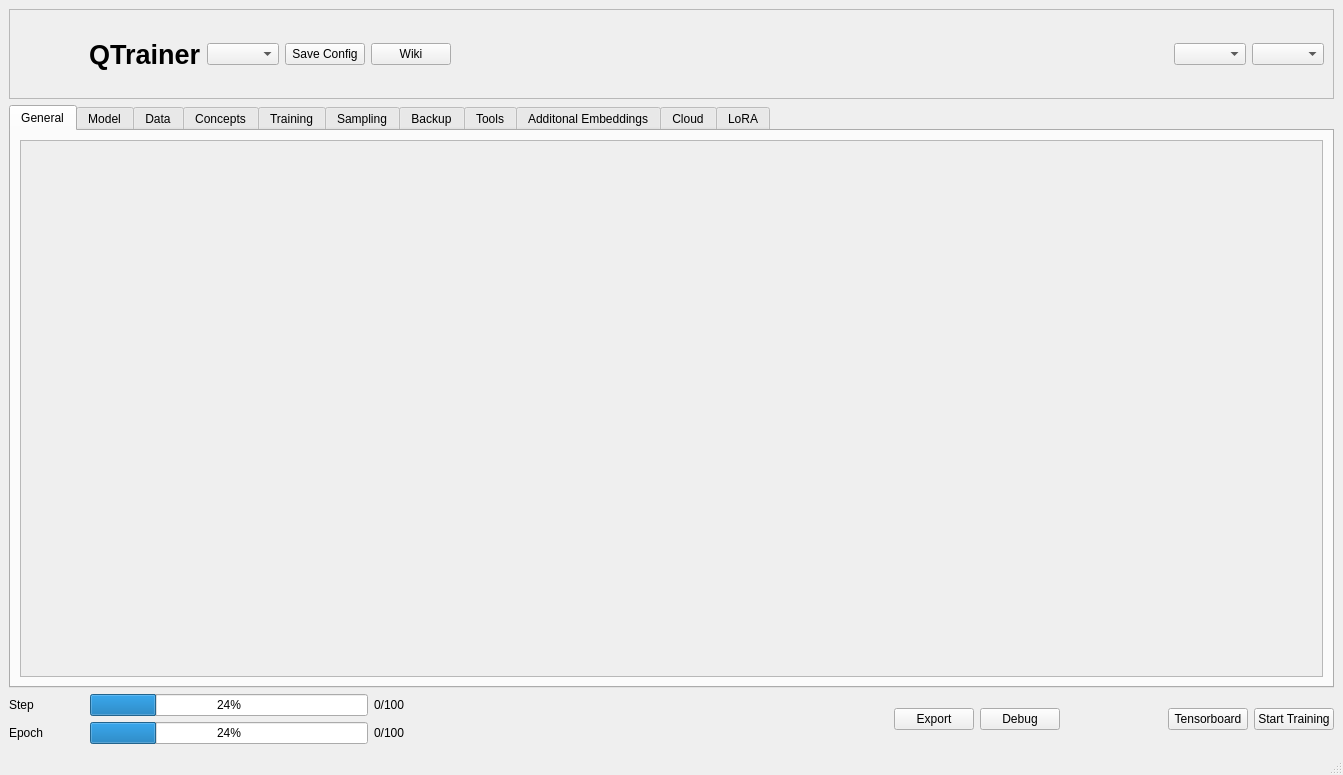
<?xml version="1.0" encoding="UTF-8"?>
<ui version="4.0">
 <class>MainWindow</class>
 <widget class="QMainWindow" name="MainWindow">
  <property name="geometry">
   <rect>
    <x>0</x>
    <y>0</y>
    <width>1343</width>
    <height>775</height>
   </rect>
  </property>
  <property name="windowTitle">
   <string>MainWindow</string>
  </property>
  <widget class="QWidget" name="centralwidget">
   <layout class="QVBoxLayout" name="verticalLayout_2">
    <item>
     <widget class="QFrame" name="TopFrame">
      <property name="frameShape">
       <enum>QFrame::Shape::StyledPanel</enum>
      </property>
      <property name="frameShadow">
       <enum>QFrame::Shadow::Raised</enum>
      </property>
      <layout class="QHBoxLayout" name="horizontalLayout_11">
       <item>
        <layout class="QHBoxLayout" name="horizontalLayout_2">
         <item>
          <layout class="QHBoxLayout" name="horizontalLayout_3">
           <item>
            <widget class="QLabel" name="label">
             <property name="minimumSize">
              <size>
               <width>64</width>
               <height>70</height>
              </size>
             </property>
             <property name="maximumSize">
              <size>
               <width>48</width>
               <height>55</height>
              </size>
             </property>
             <property name="text">
              <string/>
             </property>
             <property name="pixmap">
              <pixmap>../../media/Qtrainer_logo.png</pixmap>
             </property>
             <property name="scaledContents">
              <bool>true</bool>
             </property>
            </widget>
           </item>
           <item>
            <widget class="QLabel" name="QTrainerLabel">
             <property name="minimumSize">
              <size>
               <width>75</width>
               <height>0</height>
              </size>
             </property>
             <property name="maximumSize">
              <size>
               <width>150</width>
               <height>32</height>
              </size>
             </property>
             <property name="font">
              <font>
               <pointsize>20</pointsize>
               <bold>true</bold>
              </font>
             </property>
             <property name="text">
              <string>QTrainer</string>
             </property>
            </widget>
           </item>
          </layout>
         </item>
         <item>
          <widget class="QComboBox" name="ConfigsCombo"/>
         </item>
         <item>
          <widget class="QPushButton" name="SaveConfigButton">
           <property name="text">
            <string>Save Config</string>
           </property>
          </widget>
         </item>
         <item>
          <widget class="QPushButton" name="WikiButton">
           <property name="minimumSize">
            <size>
             <width>48</width>
             <height>0</height>
            </size>
           </property>
           <property name="text">
            <string>Wiki</string>
           </property>
          </widget>
         </item>
         <item>
          <spacer name="horizontalSpacer">
           <property name="orientation">
            <enum>Qt::Orientation::Horizontal</enum>
           </property>
           <property name="sizeHint" stdset="0">
            <size>
             <width>40</width>
             <height>20</height>
            </size>
           </property>
          </spacer>
         </item>
         <item>
          <widget class="QComboBox" name="ModelsCombo"/>
         </item>
         <item>
          <widget class="QComboBox" name="TrainingCombo"/>
         </item>
        </layout>
       </item>
      </layout>
     </widget>
    </item>
    <item>
     <widget class="QTabWidget" name="tabWidget">
      <property name="currentIndex">
       <number>0</number>
      </property>
      <widget class="QWidget" name="General">
       <attribute name="title">
        <string>General</string>
       </attribute>
       <layout class="QHBoxLayout" name="horizontalLayout">
        <item>
         <widget class="QScrollArea" name="GeneralScroll">
          <property name="widgetResizable">
           <bool>true</bool>
          </property>
          <widget class="QWidget" name="scrollAreaWidgetContents">
           <property name="geometry">
            <rect>
             <x>0</x>
             <y>0</y>
             <width>1301</width>
             <height>461</height>
            </rect>
           </property>
          </widget>
         </widget>
        </item>
       </layout>
      </widget>
      <widget class="QWidget" name="ModelTab">
       <attribute name="title">
        <string>Model</string>
       </attribute>
      </widget>
      <widget class="QWidget" name="DataTab">
       <attribute name="title">
        <string>Data</string>
       </attribute>
      </widget>
      <widget class="QWidget" name="ConceptsTab">
       <attribute name="title">
        <string>Concepts</string>
       </attribute>
      </widget>
      <widget class="QWidget" name="TrainingTab">
       <attribute name="title">
        <string>Training</string>
       </attribute>
      </widget>
      <widget class="QWidget" name="SamplingTab">
       <attribute name="title">
        <string>Sampling</string>
       </attribute>
      </widget>
      <widget class="QWidget" name="BackupTab">
       <attribute name="title">
        <string>Backup</string>
       </attribute>
      </widget>
      <widget class="QWidget" name="ToolsTab">
       <attribute name="title">
        <string>Tools</string>
       </attribute>
      </widget>
      <widget class="QWidget" name="EmbeddingsTab">
       <attribute name="title">
        <string>Additonal Embeddings</string>
       </attribute>
      </widget>
      <widget class="QWidget" name="CloudTab">
       <attribute name="title">
        <string>Cloud</string>
       </attribute>
      </widget>
      <widget class="QWidget" name="LoraTab">
       <attribute name="title">
        <string>LoRA</string>
       </attribute>
      </widget>
     </widget>
    </item>
    <item>
     <layout class="QHBoxLayout" name="horizontalLayout_6">
      <item>
       <layout class="QVBoxLayout" name="verticalLayout">
        <item>
         <layout class="QHBoxLayout" name="horizontalLayout_4">
          <item>
           <widget class="QLabel" name="StepLabel">
            <property name="sizePolicy">
             <sizepolicy hsizetype="Preferred" vsizetype="Minimum">
              <horstretch>0</horstretch>
              <verstretch>0</verstretch>
             </sizepolicy>
            </property>
            <property name="minimumSize">
             <size>
              <width>75</width>
              <height>0</height>
             </size>
            </property>
            <property name="text">
             <string>Step</string>
            </property>
           </widget>
          </item>
          <item>
           <widget class="QProgressBar" name="StepProgress">
            <property name="minimumSize">
             <size>
              <width>200</width>
              <height>0</height>
             </size>
            </property>
            <property name="value">
             <number>24</number>
            </property>
           </widget>
          </item>
          <item>
           <widget class="QLabel" name="StepCountLabel">
            <property name="sizePolicy">
             <sizepolicy hsizetype="Preferred" vsizetype="Minimum">
              <horstretch>0</horstretch>
              <verstretch>0</verstretch>
             </sizepolicy>
            </property>
            <property name="minimumSize">
             <size>
              <width>75</width>
              <height>0</height>
             </size>
            </property>
            <property name="text">
             <string>0/100</string>
            </property>
           </widget>
          </item>
         </layout>
        </item>
        <item>
         <layout class="QHBoxLayout" name="horizontalLayout_5">
          <item>
           <widget class="QLabel" name="EpochLabel">
            <property name="sizePolicy">
             <sizepolicy hsizetype="Preferred" vsizetype="Minimum">
              <horstretch>0</horstretch>
              <verstretch>0</verstretch>
             </sizepolicy>
            </property>
            <property name="minimumSize">
             <size>
              <width>75</width>
              <height>0</height>
             </size>
            </property>
            <property name="text">
             <string>Epoch</string>
            </property>
           </widget>
          </item>
          <item>
           <widget class="QProgressBar" name="EpochProgress">
            <property name="minimumSize">
             <size>
              <width>200</width>
              <height>0</height>
             </size>
            </property>
            <property name="value">
             <number>24</number>
            </property>
           </widget>
          </item>
          <item>
           <widget class="QLabel" name="EpochCountLabel">
            <property name="sizePolicy">
             <sizepolicy hsizetype="Preferred" vsizetype="Minimum">
              <horstretch>0</horstretch>
              <verstretch>0</verstretch>
             </sizepolicy>
            </property>
            <property name="minimumSize">
             <size>
              <width>75</width>
              <height>0</height>
             </size>
            </property>
            <property name="text">
             <string>0/100</string>
            </property>
           </widget>
          </item>
         </layout>
        </item>
       </layout>
      </item>
      <item>
       <spacer name="horizontalSpacer_5">
        <property name="orientation">
         <enum>Qt::Orientation::Horizontal</enum>
        </property>
        <property name="sizeHint" stdset="0">
         <size>
          <width>40</width>
          <height>20</height>
         </size>
        </property>
       </spacer>
      </item>
      <item>
       <layout class="QHBoxLayout" name="horizontalLayout_12">
        <item>
         <layout class="QHBoxLayout" name="horizontalLayout_13">
          <item>
           <widget class="QPushButton" name="ExportButton">
            <property name="text">
             <string>Export</string>
            </property>
           </widget>
          </item>
          <item>
           <widget class="QPushButton" name="DebugButton">
            <property name="text">
             <string>Debug</string>
            </property>
           </widget>
          </item>
         </layout>
        </item>
        <item>
         <spacer name="horizontalSpacer_4">
          <property name="orientation">
           <enum>Qt::Orientation::Horizontal</enum>
          </property>
          <property name="sizeHint" stdset="0">
           <size>
            <width>40</width>
            <height>20</height>
           </size>
          </property>
         </spacer>
        </item>
        <item>
         <layout class="QHBoxLayout" name="horizontalLayout_14">
          <item>
           <widget class="QPushButton" name="TensorboardButton">
            <property name="text">
             <string>Tensorboard</string>
            </property>
           </widget>
          </item>
          <item>
           <widget class="QPushButton" name="StartTrainingButton">
            <property name="text">
             <string>Start Training</string>
            </property>
           </widget>
          </item>
         </layout>
        </item>
       </layout>
      </item>
     </layout>
    </item>
   </layout>
  </widget>
  <widget class="QMenuBar" name="menubar">
   <property name="geometry">
    <rect>
     <x>0</x>
     <y>0</y>
     <width>1343</width>
     <height>29</height>
    </rect>
   </property>
  </widget>
  <widget class="QStatusBar" name="statusbar"/>
 </widget>
 <resources/>
 <connections/>
</ui>
